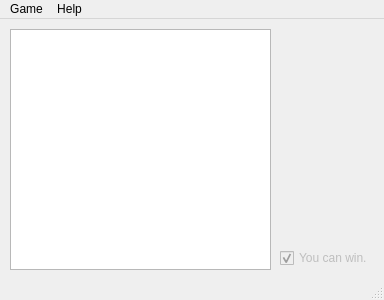
<?xml version="1.0" encoding="UTF-8"?>
<ui version="4.0">
 <class>MainWindow</class>
 <widget class="QMainWindow" name="MainWindow">
  <property name="geometry">
   <rect>
    <x>0</x>
    <y>0</y>
    <width>384</width>
    <height>300</height>
   </rect>
  </property>
  <property name="windowTitle">
   <string>MainWindow</string>
  </property>
  <widget class="QWidget" name="centralwidget">
   <property name="enabled">
    <bool>true</bool>
   </property>
   <widget class="QGraphicsView" name="gameView">
    <property name="geometry">
     <rect>
      <x>10</x>
      <y>10</y>
      <width>261</width>
      <height>241</height>
     </rect>
    </property>
    <property name="backgroundBrush">
     <brush brushstyle="NoBrush">
      <color alpha="255">
       <red>0</red>
       <green>0</green>
       <blue>0</blue>
      </color>
     </brush>
    </property>
    <property name="foregroundBrush">
     <brush brushstyle="NoBrush">
      <color alpha="255">
       <red>0</red>
       <green>0</green>
       <blue>0</blue>
      </color>
     </brush>
    </property>
    <property name="sceneRect">
     <rectf>
      <x>0.000000000000000</x>
      <y>0.000000000000000</y>
      <width>0.000000000000000</width>
      <height>0.000000000000000</height>
     </rectf>
    </property>
   </widget>
   <widget class="QCheckBox" name="winning">
    <property name="enabled">
     <bool>false</bool>
    </property>
    <property name="geometry">
     <rect>
      <x>280</x>
      <y>230</y>
      <width>101</width>
      <height>18</height>
     </rect>
    </property>
    <property name="text">
     <string>You can win.</string>
    </property>
    <property name="checked">
     <bool>true</bool>
    </property>
   </widget>
  </widget>
  <widget class="QStatusBar" name="statusbar"/>
  <widget class="QMenuBar" name="menuBar">
   <property name="geometry">
    <rect>
     <x>0</x>
     <y>0</y>
     <width>384</width>
     <height>23</height>
    </rect>
   </property>
   <widget class="QMenu" name="menuGame">
    <property name="title">
     <string>Game</string>
    </property>
    <addaction name="actionNew"/>
   </widget>
   <widget class="QMenu" name="menuHelp">
    <property name="title">
     <string>Help</string>
    </property>
    <addaction name="actionHint"/>
    <addaction name="actionForce"/>
    <addaction name="separator"/>
    <addaction name="actionAbout"/>
   </widget>
   <addaction name="menuGame"/>
   <addaction name="menuHelp"/>
  </widget>
  <action name="actionNew">
   <property name="text">
    <string>New</string>
   </property>
  </action>
  <action name="actionHint">
   <property name="text">
    <string>Hint</string>
   </property>
  </action>
  <action name="actionAbout">
   <property name="text">
    <string>About</string>
   </property>
  </action>
  <action name="actionForce">
   <property name="text">
    <string>Force move</string>
   </property>
  </action>
 </widget>
 <resources/>
 <connections/>
</ui>
